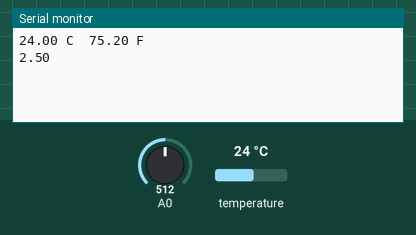
The sketch below on a simulated Arduino Uno, built with avr-gcc and run on an emulated ATmega328P. Shown: the last lines printed to the serial monitor. Inputs (shaded band) come from the test bench; at power-on: temperature 24 °C, A0 = 512.

Above: at 1.7 s.
1.8 s: temperature set to 12 °C
At 3.6 s:
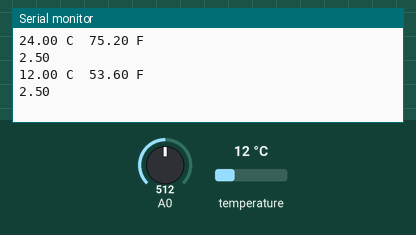
4.3 s: A0 set to 716
At 6.1 s:
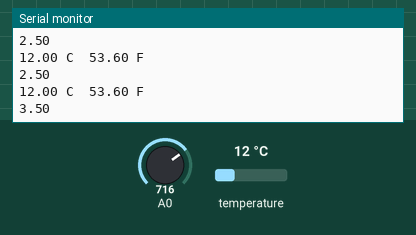
6.8 s: temperature set to 19 °C
At 8.7 s:
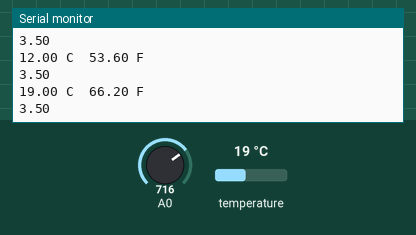
9.3 s: A0 set to 900
At 11.3 s:
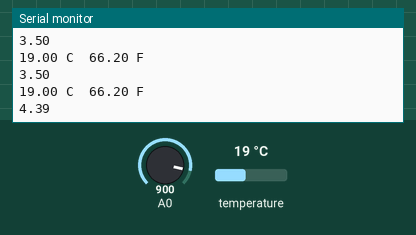
Timing chart, 0 to 12.8 s (numbered marks = the images above; inputs shaded):
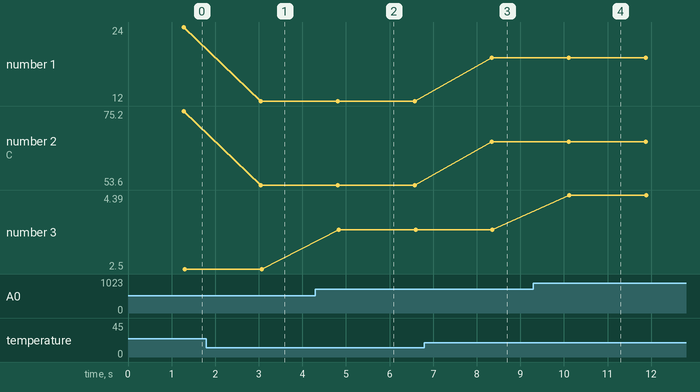

Measured:
- after the input at 1.8 s, the serial monitor: prints a new line after 1.2 s (image 1)
- after the input at 4.3 s, the serial monitor: prints a new line after 0.53 s (image 2)
- after the input at 6.8 s, the serial monitor: prints a new line after 1.5 s (image 3)
- after the input at 9.3 s, the serial monitor: prints a new line after 0.83 s (image 4)
- plotted number 1: 24 → 12 after the input at 1.8 s, 12 → 19 after the input at 6.8 s
- plotted number 2: 75.2 → 53.6 after the input at 1.8 s, 53.6 → 66.2 after the input at 6.8 s
- plotted number 3: 2.5 → 3.5 after the input at 4.3 s, 3.5 → 4.39 after the input at 9.3 s

The sketch:

C_and_F.ino
```cpp
#include <SoftwareSerial.h>
#include <OneWire.h>
#include <DallasTemperature.h>
SoftwareSerial mySerial(9, 10);

#define ONE_WIRE_BUS 8

OneWire oneWire(ONE_WIRE_BUS);

DallasTemperature sensors(&oneWire);


float Celsius = 0;
float Fahrenheit = 0;

void setup() {
  sensors.begin();
  mySerial.begin(9600);
  Serial.begin(9600);
  delay(500);
}

void loop() {
  sensors.requestTemperatures();

  Celsius = sensors.getTempCByIndex(0);
  Fahrenheit = sensors.toFahrenheit(Celsius);
  int sensorValue = analogRead(A0);
  float voltage = sensorValue * (5.0 / 1024.0);

  Serial.print(Celsius);
  Serial.print(" C  ");
  Serial.print(Fahrenheit);
  Serial.println(" F");
  Serial.println(voltage);

  delay(1000);
}
```
